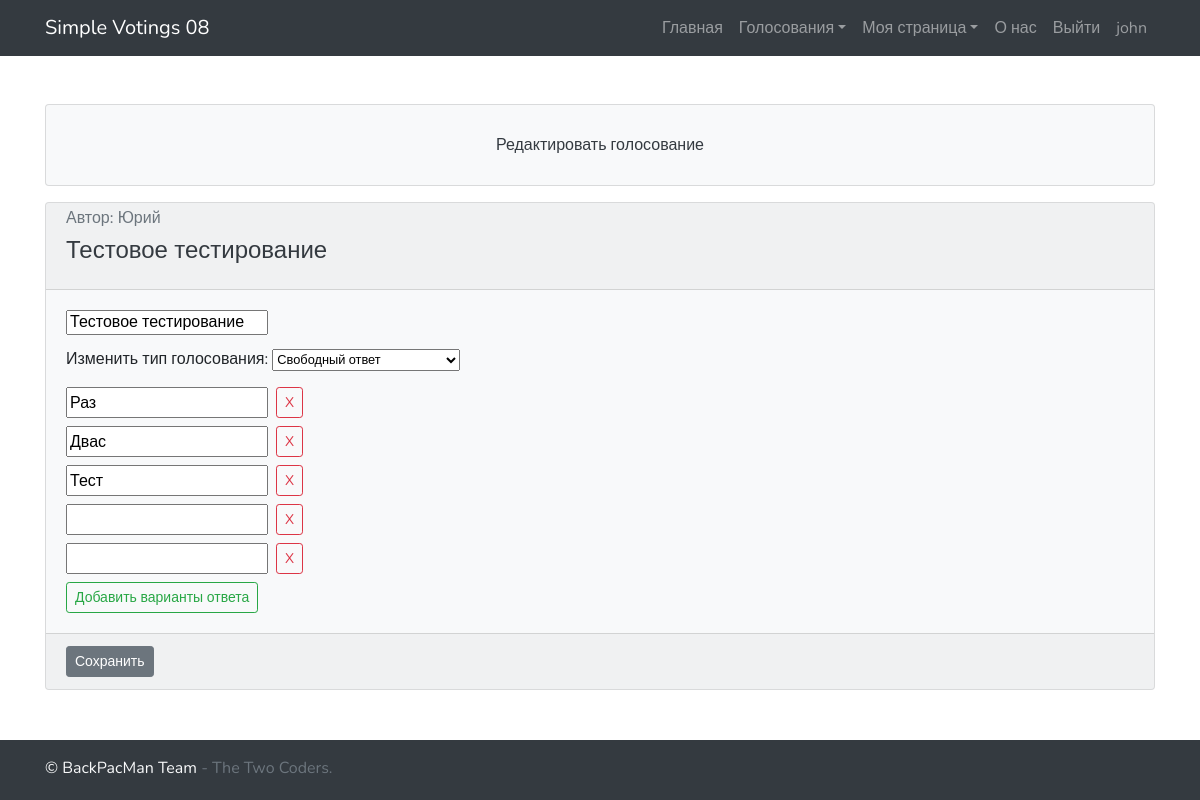
The app's page /edit/21/ (signed in) with its own data.
### main_app/models.py (models this page shows, shortened)
class Voting(models.Model):
    question = models.CharField(max_length=50)
    type = models.CharField(max_length=20, default='radio')  # radio, checkbox, text_input
    author = models.ForeignKey(get_user_model(), on_delete=models.CASCADE)
    def options(self):
        return Options.objects.filter(voting_id=self.id)
    def voting_view(self):
        return "/voting/" + str(self.id)

class Options(models.Model):
    voting = models.ForeignKey(to=Voting, on_delete=models.CASCADE)
    option = models.CharField(max_length=50)

### main_app/views.py (the view, shortened to what this page needs)
# urls.py: path('edit/<str:id>/', edit),
@login_required()
def edit(request, id):
    v = models.Voting.objects.get(id=id)
    context = {
        'voting': v,
        'pagetitle': 'Редактировать голосование',
        'menu': get_menu_context(request),
        'user': request.user,
        'main_message': 'Редактировать голосование',
        'result': '',
        'id': id,
        'voting_types': voting_types(v.type)
    }
    return render(request, 'edit.html', context)

### main_app/views.py (called while the page is built)
def voting_types(type):
    types = [
        {'type': 'radio', 'value': 'С единственным выбором'},
        {'type': 'checkbox', 'value': 'С множественным выбором'},
        {'type': 'text_input', 'value': 'Свободный ответ'},
    ]
    if type == 'radio':
        return types
    elif type == 'checkbox':
        types = [types[1], types[2], types[0]]
    else:
        types = [types[2], types[0], types[1]]
    return types

### main_app/templates/edit.html (shortened to what this page needs)
{% extends 'basic.html' %}
{% block main %}
{% block custom_js %}
{% load static %}
{% endblock %}
<div class="mb-4">
    {% include 'forms/edit.html' with action='#' %}
</div>
{% endblock %}

### main_app/templates/menu.html (shortened to what this page needs)
{% if menu %}
<nav class="navbar navbar-expand-lg navbar-dark bg-dark">
    <div class="container">
        <a class="navbar-brand" href="/">Simple Votings 08</a>
        <div class="collapse navbar-collapse" id="navbarResponsive">
            <ul class="navbar-nav ml-auto">
                {% for item in menu %}
                {% if item.dropdown %}
                <div class="dropdown">
                    <li class="nav-item">
                        <a class="nav-link dropdown-toggle"
                           id="dropdownMenuButton" data-toggle="dropdown"
                           aria-haspopup="true" aria-expanded="false" href="{{ item.url }}">{{ item.name }}</a>
                    </li>
                </div>
                {% else %}
                <li class="nav-item">
                    <a class="nav-link" href="{{item.url}}">{{ item.name }}</a>
                </li>
                {% endif %}
                {% endfor %}
                {% for item in menu.0 %}
                <li class="nav-item">
                    <a class="nav-link" href="{{item.url}}">{{ item.name }}
                    </a>
                </li>
                {% endfor %}
            </ul>
        </div>
    </div>
</nav>
{% endif %}

### main_app/templates/forms/edit.html (shortened to what this page needs)
{% extends 'forms/voting_basic.html' %}
{% block before %}
<h6 class="card-title"><input type="text" name="title" value="{{voting.question}}"></h6>
{% endblock %}
{% block main %}
<div class="my-2">
    <label>Изменить тип голосования:</label>
    <select id="myList" name="voting_type" class="small">
        {% for type in voting_types %}
        <option value="{{type.type}}">{{type.value}}</option>
        {% endfor %}
    </select>
</div>
<div class="container" id="options_container">
    {% for option in voting.options %}
    <div class="row mt-2">
        <input type="text" name="option_{{ option.id }}" value="{{option.option}}" id="{{option.id}}">
        <input type="button" class="btn btn-outline-danger btn-sm ml-2"
               name="del_{{option.id}}" value="X" id="del_{{option.id}}" onclick="delete_option({{option.id}})">
    </div>
    {% empty %}
    {{ onempty_message|default:"Пустое голосование" }}
    {% endfor %}
</div>
<div class=" mt-2">
    <button type="button" id='adder' class="btn btn-outline-success btn-sm" onclick="add_option()">Добавить варианты
        ответа
    </button>
</div>
{% endblock %}
{% block after%}
<div class="card-footer">
    <input type="submit" class="btn btn-secondary btn-sm" name="save" value="Сохранить">
</div>
{% endblock %}

### main_app/templates/forms/basic.html (shortened to what this page needs)
<form method="{% block method %}{{ method|default:'POST' }}{% endblock %}"
      action="{% block action %}{{ action|default:'/' }}{% endblock %}" id="voting_form">
    <div class="card bg-light">
        <div class="card-header" >
            <h6 class="card-subtitle mb-2 text-muted">Автор:
                {% if voting.author.first_name %} {{ voting.author.first_name }}
                {% else %} {{ voting.author }} {% endif %} </h6>
            <h4 class="card-title"><a href="{{voting.voting_view}}" class="text-dark"> {{ voting.question }}</a></h4>
        </div>
        <div {% if expand %} class="collapse" {% endif %} id="voting_{{voting.id}}">
            <div class="card-body">
                {% block before %}{% endblock %}
                {% block main %}{% endblock %}
            </div>
            {% block after %}{% endblock %}
        </div>
    </div>
</form>

### main_app/static/css/custom.css (style rules this page uses)
html { height: 100%; }
body { font-family: 'Nunito', sans-serif; min-height:100%; position:relative; padding-bottom: 60px; background-image: url("./images/img.png"); }

### records on screen
Voting: author.first_name "Юрий", question "Тестовое тестирование", title "Тестовое тестирование"
Options: option "Раз"
Options: option "Двас"
Options: option "Тест"

### other values on screen
{{ item.name }} "Главная" "О нас"
{{ item.name }} "Голосования" "Моя страница"
{{ item.name }} "Выйти"
{{ item.name }} "john"
{{ main_message }} "Редактировать голосование"
form field voting_type "Свободный ответ"
